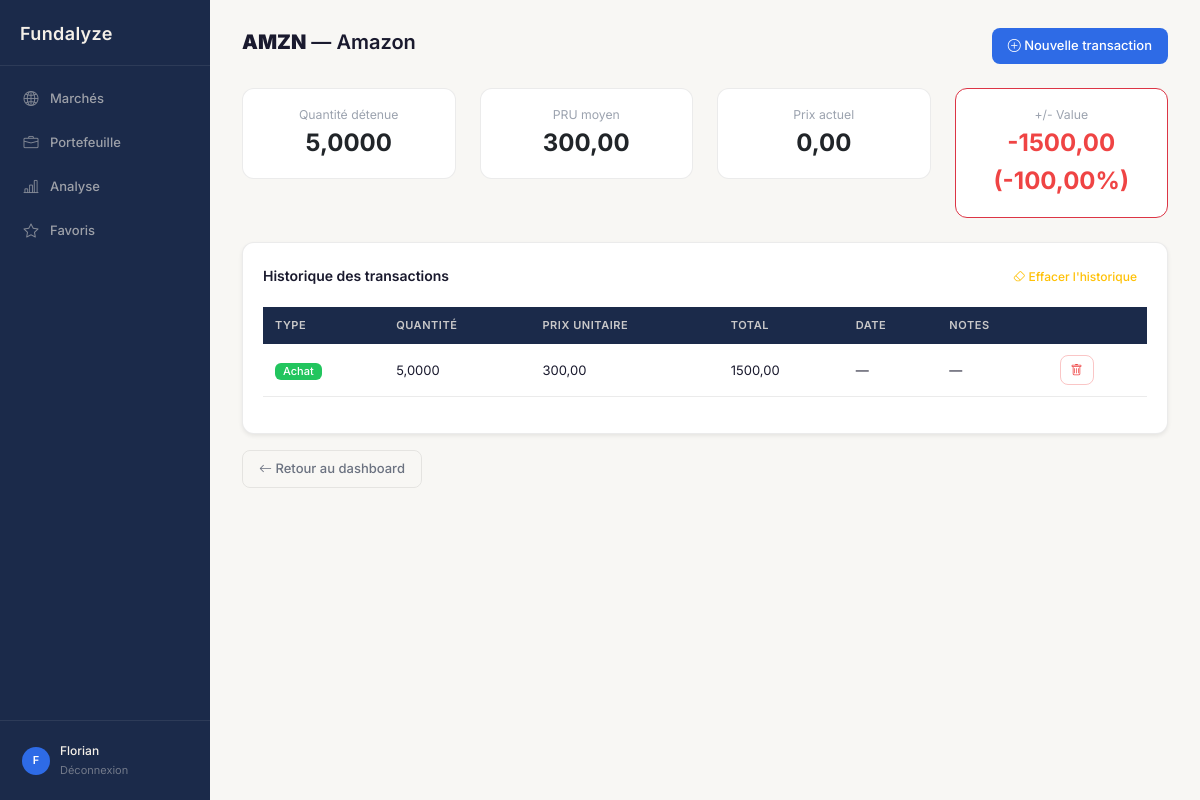
Page /portfolio/position/6/ (signed in) on the committed database.
### portfolio/models.py (models this page shows, shortened)
class Position(models.Model):
    user = models.ForeignKey(User, on_delete=models.CASCADE)
    symbol = models.CharField(max_length=20)
    name = models.CharField(max_length=200)
    currency = models.CharField(max_length=5, default='USD')
    sector = models.CharField(max_length=100, blank=True, null=True)  # ← Nouveau
    created_at = models.DateTimeField(auto_now_add=True)
    updated_at = models.DateTimeField(auto_now=True)
    class Meta:
        ordering = ['-created_at']
        unique_together = ['user', 'symbol']
    @property
    def total_quantity(self):
        achats = sum(t.quantity for t in self.transactions.filter(transaction_type='BUY'))
        ventes = sum(t.quantity for t in self.transactions.filter(transaction_type='SELL'))
        return float(achats - ventes)
    @property
    def average_price(self):
        achats = self.transactions.filter(transaction_type='BUY')
        total_quantite = sum(float(t.quantity) for t in achats)
        if total_quantite == 0:
            return 0
        total_investi = sum(float(t.quantity) * float(t.price) for t in achats)
        return total_investi / total_quantite
    @property
    def total_invested(self):
        return self.average_price * self.total_quantity

class Transaction(models.Model):
    BUY = 'BUY'
    SELL = 'SELL'
    TRANSACTION_TYPES = [
        (BUY, 'Achat'),
        (SELL, 'Vente'),
    ]
    position = models.ForeignKey(Position, on_delete=models.CASCADE, related_name='transactions')
    transaction_type = models.CharField(max_length=4, choices=TRANSACTION_TYPES, default=BUY)
    quantity = models.DecimalField(max_digits=10, decimal_places=4)
    price = models.DecimalField(max_digits=10, decimal_places=4)
    date = models.DateField(null=True, blank=True)  # Optionnel
    notes = models.TextField(blank=True, null=True)
    created_at = models.DateTimeField(auto_now_add=True)
    class Meta:
        ordering = ['-created_at']
    @property
    def total_value(self):
        return float(self.quantity) * float(self.price)

### portfolio/views.py (the view)
# urls.py: path('position/<int:pk>/', views.position_detail_view, name='position_detail'),
@login_required
def position_detail_view(request, pk):
    position = get_object_or_404(Position, pk=pk, user=request.user)
    transactions = position.transactions.all()
    quote = get_quote(position.symbol)
    current_price = quote.get('price', 0) if quote else 0
    current_value = position.total_quantity * current_price
    gain_loss = current_value - position.total_invested
    gain_loss_pct = (gain_loss / position.total_invested * 100) if position.total_invested > 0 else 0
    context = {
        'position': position,
        'transactions': transactions,
        'current_price': current_price,
        'current_value': current_value,
        'gain_loss': gain_loss,
        'gain_loss_pct': gain_loss_pct,
    }
    return render(request, 'portfolio/position_detail.html', context)

### portfolio/fmp_service.py (called while the page is built)
def _get(url, cache_key, timeout=60 * 60 * 24):
    cached = cache.get(cache_key)
    if cached is not None:
        print(f"[CACHE HIT] {cache_key}")
        return cached if cached != '__ERROR__' else None
    try:
        print(f"[API CALL] {url}")
        response = requests.get(url, timeout=10)
        if response.status_code == 200:
            data = response.json()
            cache.set(cache_key, data, timeout)
            return data
        else:
            print(f"[API ERROR] {response.status_code} - {response.text[:100]}")
            cache.set(cache_key, '__ERROR__', 60 * 60)
            return None
    except Exception as e:
        print(f"[API EXCEPTION] {e}")
        return None

def get_quote(symbol):
    url = f"{BASE_URL}/quote?symbol={symbol}&apikey={API_KEY}"
    data = _get(url, f"quote_{symbol}", timeout=60 * 5)
    if data and len(data) > 0:
        return data[0]
    return None

### templates/portfolio/position_detail.html (shortened to what this page needs)
{% extends 'base.html' %}
{% block content %}
<div class="d-flex justify-content-between align-items-center mb-4">
    <h2><strong>{{ position.symbol }}</strong> — {{ position.name }}</h2>
    <a href="{% url 'add_transaction' %}?symbol={{ position.symbol }}&name={{ position.name }}"
       class="btn btn-primary">
        <i class="bi bi-plus-circle"></i> Nouvelle transaction
    </a>
</div>
<div class="row mb-4">
    <div class="col-md-3">
        <div class="card text-center p-3">
            <div class="text-muted small">Quantité détenue</div>
            <div class="fs-4 fw-bold">{{ position.total_quantity|floatformat:4 }}</div>
        </div>
    </div>
    <div class="col-md-3">
        <div class="card text-center p-3">
            <div class="text-muted small">PRU moyen</div>
            <div class="fs-4 fw-bold">{{ position.average_price|floatformat:2 }}</div>
        </div>
    </div>
    <div class="col-md-3">
        <div class="card text-center p-3">
            <div class="text-muted small">Prix actuel</div>
            <div class="fs-4 fw-bold">{{ current_price|floatformat:2 }}</div>
        </div>
    </div>
    <div class="col-md-3">
        <div class="card text-center p-3 {% if gain_loss >= 0 %}border-success{% else %}border-danger{% endif %}">
            <div class="text-muted small">+/- Value</div>
            <div class="fs-4 fw-bold {% if gain_loss >= 0 %}text-success{% else %}text-danger{% endif %}">
                {{ gain_loss|floatformat:2 }} ({{ gain_loss_pct|floatformat:2 }}%)
            </div>
        </div>
    </div>
</div>
<div class="card shadow-sm">
    <div class="card-body">
        <div class="d-flex justify-content-between align-items-center mb-3">
            <h5 class="card-title mb-0">Historique des transactions</h5>
            <form method="post" action="{% url 'clear_history' position.pk %}">
                <button type="submit" class="btn btn-sm btn-outline-warning"
                    onclick="return confirm('Effacer l historique ? La position actuelle sera conservée.')">
                    <i class="bi bi-eraser"></i> Effacer l'historique
                </button>
            </form>
        </div>
        <div class="table-responsive">
            <table class="table table-hover align-middle">
                <thead class="table-dark">
                    <tr>
                        <th>Type</th>
                        <th>Quantité</th>
                        <th>Prix unitaire</th>
                        <th>Total</th>
                        <th>Date</th>
                        <th>Notes</th>
                        <th></th>
                    </tr>
                </thead>
                <tbody>
                    {% for t in transactions %}
                    <tr>
                        <td>
                            <span class="badge {% if t.transaction_type == 'BUY' %}bg-success{% else %}bg-danger{% endif %}">
                                {{ t.get_transaction_type_display }}
                            </span>
                        </td>
                        <td>{{ t.quantity|floatformat:4 }}</td>
                        <td>{{ t.price|floatformat:2 }}</td>
                        <td>{{ t.total_value|floatformat:2 }}</td>
                        <td>{{ t.date|default:"—" }}</td>
                        <td>{{ t.notes|default:"—" }}</td>
                        <td>
                            <form method="post" action="{% url 'delete_transaction' t.pk %}">
                                <button type="submit" class="btn btn-sm btn-outline-danger"
                                    onclick="return confirm('Supprimer cette transaction ?')">
                                    <i class="bi bi-trash"></i>
                                </button>
                            </form>
                        </td>
                    </tr>
                    {% endfor %}
                </tbody>
            </table>
        </div>
    </div>
</div>
<a href="{% url 'dashboard' %}" class="btn btn-outline-secondary mt-3">
    <i class="bi bi-arrow-left"></i> Retour au dashboard
</a>
{% endblock %}

### templates/base.html (shortened to what this page needs)
<!DOCTYPE html>
<html lang="fr">
<head>
    <link href="https://cdn.jsdelivr.net/npm/bootstrap@5.3.0/dist/css/bootstrap.min.css" rel="stylesheet">
    <link href="https://cdn.jsdelivr.net/npm/bootstrap-icons@1.11.0/font/bootstrap-icons.css" rel="stylesheet">
    {% load static %}
    <link rel="stylesheet" href="{% static 'css/style.css' %}">
</head>
<body>
{% if user.is_authenticated %}
<div class="app-wrapper">
    <aside class="sidebar">
        <a href="{% url 'market' %}" class="sidebar-brand">Fundalyze</a>
        <nav class="sidebar-nav">
            <a href="{% url 'market' %}" class="sidebar-link {% if request.resolver_match.url_name == 'market' %}active{% endif %}">
                <i class="bi bi-globe2"></i> Marchés
            </a>
            <a href="{% url 'dashboard' %}" class="sidebar-link {% if request.resolver_match.url_name == 'dashboard' %}active{% endif %}">
                <i class="bi bi-briefcase"></i> Portefeuille
            </a>
            <a href="{% url 'search' %}" class="sidebar-link {% if 'search' in request.path or 'company' in request.path %}active{% endif %}">
                <i class="bi bi-bar-chart-line"></i> Analyse
            </a>
            <a href="{% url 'favorites' %}" class="sidebar-link {% if request.resolver_match.url_name == 'favorites' %}active{% endif %}">
                <i class="bi bi-star"></i> Favoris
            </a>
        </nav>
        <div class="sidebar-footer">
            <div class="sidebar-user">
                <div class="sidebar-avatar">{{ user.username|first|upper }}</div>
                <div>
                    <div style="color: var(--cream); font-size: 12px; font-weight: 500;">{{ user.username }}</div>
                    <a href="{% url 'logout' %}" style="color: rgba(245,240,232,0.4); font-size: 11px; text-decoration: none;">Déconnexion</a>
                </div>
            </div>
        </div>
    </aside>
    <main class="main-content">
        {% block content %}{% endblock %}
    </main>
</div>
{% endif %}
</body>
</html>

### static/css/style.css (style rules this page uses)
:root { --navy: #1B2A4A; --navy-light: #243658; --cream: #F5F0E8; --cream-dark: #EDE8DF; --bg: #F8F7F4; --accent: #2E6BE6; --accent-hover: #1A57D0; --success: #22C55E; --danger: #EF4444; --warning: #F59E0B; --text-primary: #1A1A2E; --text-secondary: #6B7280; --text-muted: #9CA3AF; --border: rgba(0,0,0,0.08); --card-bg: #FFFFFF; --sidebar-width: 210px; }
* { box-sizing: border-box; }
body { font-family: 'Inter', sans-serif; background: var(--bg); color: var(--text-primary); margin: 0; padding: 0; font-size: 14px; line-height: 1.6; }
.app-wrapper { display: flex; min-height: 100vh; }
.sidebar { width: var(--sidebar-width); background: var(--navy); position: fixed; top: 0; left: 0; height: 100vh; display: flex; flex-direction: column; z-index: 100; padding: 0; }
.sidebar-brand { padding: 20px 20px 16px; color: var(--cream); font-size: 18px; font-weight: 600; letter-spacing: 0.02em; border-bottom: 1px solid rgba(255,255,255,0.08); text-decoration: none; display: block; }
.sidebar-nav { padding: 12px 10px; flex: 1; display: flex; flex-direction: column; gap: 2px; }
.sidebar-link { display: flex; align-items: center; gap: 10px; padding: 9px 12px; border-radius: 8px; color: rgba(245,240,232,0.6); text-decoration: none; font-size: 13px; font-weight: 500; transition: all 0.15s ease; }
.sidebar-link i { font-size: 15px; width: 18px; text-align: center; opacity: 0.8; }
.sidebar-footer { padding: 12px 10px; border-top: 1px solid rgba(255,255,255,0.08); }
.sidebar-user { display: flex; align-items: center; gap: 10px; padding: 8px 12px; border-radius: 8px; color: rgba(245,240,232,0.6); font-size: 12px; }
.sidebar-avatar { width: 28px; height: 28px; border-radius: 50%; background: var(--accent); display: flex; align-items: center; justify-content: center; color: white; font-size: 11px; font-weight: 600; flex-shrink: 0; }
.main-content { margin-left: var(--sidebar-width); flex: 1; padding: 28px 32px; min-height: 100vh; }
.card { background: var(--card-bg); border: 0.5px solid var(--border); border-radius: 12px; box-shadow: none; }
.card-body { padding: 20px; }
.card-title { font-size: 14px; font-weight: 600; color: var(--text-primary); margin-bottom: 16px; }
.table { font-size: 13px; }
.table th { font-weight: 600; font-size: 11px; text-transform: uppercase; letter-spacing: 0.05em; color: var(--text-secondary); border-bottom: 1px solid var(--border); padding: 10px 12px; }
.table td { padding: 11px 12px; border-bottom: 0.5px solid var(--border); color: var(--text-primary); vertical-align: middle; }
.table-dark th { background: var(--navy); color: rgba(245,240,232,0.8); border: none; }
.btn { font-family: 'Inter', sans-serif; font-size: 13px; font-weight: 500; border-radius: 8px; padding: 8px 16px; border: none; cursor: pointer; transition: all 0.15s ease; }
.btn-primary { background: var(--accent); color: white; }
.btn-outline-secondary { background: transparent; color: var(--text-secondary); border: 1px solid var(--border); }
.btn-outline-danger { background: transparent; color: var(--danger); border: 1px solid rgba(239,68,68,0.3); }
.btn-sm { font-size: 12px; padding: 5px 10px; }
.badge { font-family: 'Inter', sans-serif; font-size: 11px; font-weight: 500; padding: 3px 8px; border-radius: 6px; }
.bg-success { background: var(--success) !important; }
h1, h2, h3, h4, h5, h6 { font-family: 'Inter', sans-serif; font-weight: 600; color: var(--text-primary); }
h2 { font-size: 20px; }
h5 { font-size: 14px; }
.text-danger { color: var(--danger) !important; }
.text-muted { color: var(--text-muted) !important; }

### rows in the picture
Position: symbol "AMZN", name "Amazon", total_quantity "5,0000", average_price "300,00"
Transaction: transaction_type "Achat", quantity "5,0000", price "300,00", total_value "1500,00", date "—", notes "—"

### other values in the picture
{{ user.username|first|upper }} "F"
{{ user.username }} "Florian"
{{ current_price|floatformat:2 }} "0,00"
{{ gain_loss|floatformat:2 }} "-1500,00"
{{ gain_loss_pct|floatformat:2 }} "-100,00"
